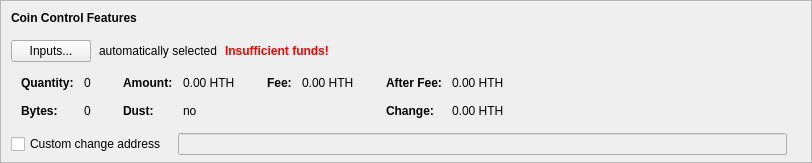
    <widget class="QFrame" name="frameCoinControl">
     <property name="sizePolicy">
      <sizepolicy hsizetype="Expanding" vsizetype="Expanding">
       <horstretch>0</horstretch>
       <verstretch>0</verstretch>
      </sizepolicy>
     </property>
     <property name="maximumSize">
      <size>
       <width>16777215</width>
       <height>16777215</height>
      </size>
     </property>
     <property name="frameShape">
      <enum>QFrame::StyledPanel</enum>
     </property>
     <property name="frameShadow">
      <enum>QFrame::Sunken</enum>
     </property>
     <layout class="QVBoxLayout" name="verticalLayoutCoinControl2">
      <property name="spacing">
       <number>0</number>
      </property>
      <property name="leftMargin">
       <number>0</number>
      </property>
      <property name="topMargin">
       <number>0</number>
      </property>
      <property name="rightMargin">
       <number>0</number>
      </property>
      <property name="bottomMargin">
       <number>6</number>
      </property>
      <item>
       <layout class="QVBoxLayout" name="verticalLayoutCoinControl" stretch="0,0,0,0,1">
        <property name="spacing">
         <number>0</number>
        </property>
        <property name="leftMargin">
         <number>10</number>
        </property>
        <property name="topMargin">
         <number>10</number>
        </property>
        <item>
         <layout class="QHBoxLayout" name="horizontalLayoutCoinControl1">
          <property name="bottomMargin">
           <number>15</number>
          </property>
          <item>
           <widget class="QLabel" name="labelCoinControlFeatures">
            <property name="sizePolicy">
             <sizepolicy hsizetype="Preferred" vsizetype="Maximum">
              <horstretch>0</horstretch>
              <verstretch>0</verstretch>
             </sizepolicy>
            </property>
            <property name="font">
             <font>
              <weight>75</weight>
              <bold>true</bold>
             </font>
            </property>
            <property name="styleSheet">
             <string notr="true">font-weight:bold;</string>
            </property>
            <property name="text">
             <string>Coin Control Features</string>
            </property>
           </widget>
          </item>
         </layout>
        </item>
        <item>
         <layout class="QHBoxLayout" name="horizontalLayoutCoinControl2" stretch="0,0,0,0">
          <property name="spacing">
           <number>8</number>
          </property>
          <property name="bottomMargin">
           <number>10</number>
          </property>
          <item>
           <widget class="QPushButton" name="pushButtonCoinControl">
            <property name="styleSheet">
             <string notr="true"/>
            </property>
            <property name="text">
             <string>Inputs...</string>
            </property>
            <property name="autoDefault">
             <bool>false</bool>
            </property>
           </widget>
          </item>
          <item>
           <widget class="QLabel" name="labelCoinControlAutomaticallySelected">
            <property name="text">
             <string>automatically selected</string>
            </property>
            <property name="margin">
             <number>5</number>
            </property>
           </widget>
          </item>
          <item>
           <widget class="QLabel" name="labelCoinControlInsuffFunds">
            <property name="font">
             <font>
              <weight>75</weight>
              <bold>true</bold>
             </font>
            </property>
            <property name="styleSheet">
             <string notr="true">color:red;font-weight:bold;</string>
            </property>
            <property name="text">
             <string>Insufficient funds!</string>
            </property>
            <property name="margin">
             <number>5</number>
            </property>
           </widget>
          </item>
          <item>
           <spacer name="horizontalSpacerCoinControl">
            <property name="orientation">
             <enum>Qt::Horizontal</enum>
            </property>
            <property name="sizeHint" stdset="0">
             <size>
              <width>40</width>
              <height>1</height>
             </size>
            </property>
           </spacer>
          </item>
         </layout>
        </item>
        <item>
         <widget class="QWidget" name="widgetCoinControl" native="true">
          <property name="sizePolicy">
           <sizepolicy hsizetype="Preferred" vsizetype="Preferred">
            <horstretch>0</horstretch>
            <verstretch>0</verstretch>
           </sizepolicy>
          </property>
          <property name="minimumSize">
           <size>
            <width>0</width>
            <height>0</height>
           </size>
          </property>
          <property name="styleSheet">
           <string notr="true"/>
          </property>
          <layout class="QHBoxLayout" name="horizontalLayoutCoinControl5">
           <property name="leftMargin">
            <number>0</number>
           </property>
           <property name="topMargin">
            <number>0</number>
           </property>
           <property name="rightMargin">
            <number>0</number>
           </property>
           <property name="bottomMargin">
            <number>0</number>
           </property>
           <item>
            <layout class="QHBoxLayout" name="horizontalLayoutCoinControl3" stretch="0,0,0,1">
             <property name="spacing">
              <number>20</number>
             </property>
             <property name="topMargin">
              <number>0</number>
             </property>
             <property name="bottomMargin">
              <number>10</number>
             </property>
             <item>
              <layout class="QFormLayout" name="formLayoutCoinControl1">
               <property name="horizontalSpacing">
                <number>10</number>
               </property>
               <property name="verticalSpacing">
                <number>14</number>
               </property>
               <property name="leftMargin">
                <number>10</number>
               </property>
               <property name="topMargin">
                <number>4</number>
               </property>
               <property name="rightMargin">
                <number>6</number>
               </property>
               <item row="0" column="0">
                <widget class="QLabel" name="labelCoinControlQuantityText">
                 <property name="font">
                  <font>
                   <weight>75</weight>
                   <bold>true</bold>
                  </font>
                 </property>
                 <property name="text">
                  <string>Quantity:</string>
                 </property>
                 <property name="margin">
                  <number>0</number>
                 </property>
                </widget>
               </item>
               <item row="0" column="1">
                <widget class="QLabel" name="labelCoinControlQuantity">
                 <property name="cursor">
                  <cursorShape>IBeamCursor</cursorShape>
                 </property>
                 <property name="contextMenuPolicy">
                  <enum>Qt::ActionsContextMenu</enum>
                 </property>
                 <property name="text">
                  <string notr="true">0</string>
                 </property>
                 <property name="margin">
                  <number>0</number>
                 </property>
                 <property name="textInteractionFlags">
                  <set>Qt::LinksAccessibleByMouse|Qt::TextSelectableByKeyboard|Qt::TextSelectableByMouse</set>
                 </property>
                </widget>
               </item>
               <item row="1" column="0">
                <widget class="QLabel" name="labelCoinControlBytesText">
                 <property name="font">
                  <font>
                   <weight>75</weight>
                   <bold>true</bold>
                  </font>
                 </property>
                 <property name="text">
                  <string>Bytes:</string>
                 </property>
                </widget>
               </item>
               <item row="1" column="1">
                <widget class="QLabel" name="labelCoinControlBytes">
                 <property name="cursor">
                  <cursorShape>IBeamCursor</cursorShape>
                 </property>
                 <property name="contextMenuPolicy">
                  <enum>Qt::ActionsContextMenu</enum>
                 </property>
                 <property name="text">
                  <string notr="true">0</string>
                 </property>
                 <property name="textInteractionFlags">
                  <set>Qt::LinksAccessibleByMouse|Qt::TextSelectableByKeyboard|Qt::TextSelectableByMouse</set>
                 </property>
                </widget>
               </item>
              </layout>
             </item>
             <item>
              <layout class="QFormLayout" name="formLayoutCoinControl2">
               <property name="horizontalSpacing">
                <number>10</number>
               </property>
               <property name="verticalSpacing">
                <number>14</number>
               </property>
               <property name="leftMargin">
                <number>6</number>
               </property>
               <property name="topMargin">
                <number>4</number>
               </property>
               <property name="rightMargin">
                <number>6</number>
               </property>
               <item row="0" column="0">
                <widget class="QLabel" name="labelCoinControlAmountText">
                 <property name="font">
                  <font>
                   <weight>75</weight>
                   <bold>true</bold>
                  </font>
                 </property>
                 <property name="text">
                  <string>Amount:</string>
                 </property>
                 <property name="margin">
                  <number>0</number>
                 </property>
                </widget>
               </item>
               <item row="0" column="1">
                <widget class="QLabel" name="labelCoinControlAmount">
                 <property name="cursor">
                  <cursorShape>IBeamCursor</cursorShape>
                 </property>
                 <property name="contextMenuPolicy">
                  <enum>Qt::ActionsContextMenu</enum>
                 </property>
                 <property name="text">
                  <string notr="true">0.00 HTH</string>
                 </property>
                 <property name="textInteractionFlags">
                  <set>Qt::LinksAccessibleByMouse|Qt::TextSelectableByKeyboard|Qt::TextSelectableByMouse</set>
                 </property>
                </widget>
               </item>
               <item row="1" column="0">
                <widget class="QLabel" name="labelCoinControlLowOutputText">
                 <property name="font">
                  <font>
                   <weight>75</weight>
                   <bold>true</bold>
                  </font>
                 </property>
                 <property name="text">
                  <string>Dust:</string>
                 </property>
                </widget>
               </item>
               <item row="1" column="1">
                <widget class="QLabel" name="labelCoinControlLowOutput">
                 <property name="cursor">
                  <cursorShape>IBeamCursor</cursorShape>
                 </property>
                 <property name="contextMenuPolicy">
                  <enum>Qt::ActionsContextMenu</enum>
                 </property>
                 <property name="text">
                  <string notr="true">no</string>
                 </property>
                 <property name="textInteractionFlags">
                  <set>Qt::LinksAccessibleByMouse|Qt::TextSelectableByKeyboard|Qt::TextSelectableByMouse</set>
                 </property>
                </widget>
               </item>
              </layout>
             </item>
             <item>
              <layout class="QFormLayout" name="formLayoutCoinControl3">
               <property name="horizontalSpacing">
                <number>10</number>
               </property>
               <property name="verticalSpacing">
                <number>14</number>
               </property>
               <property name="leftMargin">
                <number>6</number>
               </property>
               <property name="topMargin">
                <number>4</number>
               </property>
               <property name="rightMargin">
                <number>6</number>
               </property>
               <item row="0" column="0">
                <widget class="QLabel" name="labelCoinControlFeeText">
                 <property name="font">
                  <font>
                   <weight>75</weight>
                   <bold>true</bold>
                  </font>
                 </property>
                 <property name="text">
                  <string>Fee:</string>
                 </property>
                 <property name="margin">
                  <number>0</number>
                 </property>
                </widget>
               </item>
               <item row="0" column="1">
                <widget class="QLabel" name="labelCoinControlFee">
                 <property name="cursor">
                  <cursorShape>IBeamCursor</cursorShape>
                 </property>
                 <property name="contextMenuPolicy">
                  <enum>Qt::ActionsContextMenu</enum>
                 </property>
                 <property name="text">
                  <string notr="true">0.00 HTH</string>
                 </property>
                 <property name="textInteractionFlags">
                  <set>Qt::LinksAccessibleByMouse|Qt::TextSelectableByKeyboard|Qt::TextSelectableByMouse</set>
                 </property>
                </widget>
               </item>
              </layout>
             </item>
             <item>
              <layout class="QFormLayout" name="formLayoutCoinControl4">
               <property name="horizontalSpacing">
                <number>10</number>
               </property>
               <property name="verticalSpacing">
                <number>14</number>
               </property>
               <property name="leftMargin">
                <number>6</number>
               </property>
               <property name="topMargin">
                <number>4</number>
               </property>
               <property name="rightMargin">
                <number>6</number>
               </property>
               <item row="0" column="0">
                <widget class="QLabel" name="labelCoinControlAfterFeeText">
                 <property name="font">
                  <font>
                   <weight>75</weight>
                   <bold>true</bold>
                  </font>
                 </property>
                 <property name="text">
                  <string>After Fee:</string>
                 </property>
                 <property name="margin">
                  <number>0</number>
                 </property>
                </widget>
               </item>
               <item row="0" column="1">
                <widget class="QLabel" name="labelCoinControlAfterFee">
                 <property name="cursor">
                  <cursorShape>IBeamCursor</cursorShape>
                 </property>
                 <property name="contextMenuPolicy">
                  <enum>Qt::ActionsContextMenu</enum>
                 </property>
                 <property name="text">
                  <string notr="true">0.00 HTH</string>
                 </property>
                 <property name="textInteractionFlags">
                  <set>Qt::LinksAccessibleByMouse|Qt::TextSelectableByKeyboard|Qt::TextSelectableByMouse</set>
                 </property>
                </widget>
               </item>
               <item row="1" column="0">
                <widget class="QLabel" name="labelCoinControlChangeText">
                 <property name="font">
                  <font>
                   <weight>75</weight>
                   <bold>true</bold>
                  </font>
                 </property>
                 <property name="text">
                  <string>Change:</string>
                 </property>
                </widget>
               </item>
               <item row="1" column="1">
                <widget class="QLabel" name="labelCoinControlChange">
                 <property name="cursor">
                  <cursorShape>IBeamCursor</cursorShape>
                 </property>
                 <property name="contextMenuPolicy">
                  <enum>Qt::ActionsContextMenu</enum>
                 </property>
                 <property name="text">
                  <string notr="true">0.00 HTH</string>
                 </property>
                 <property name="textInteractionFlags">
                  <set>Qt::LinksAccessibleByMouse|Qt::TextSelectableByKeyboard|Qt::TextSelectableByMouse</set>
                 </property>
                </widget>
               </item>
              </layout>
             </item>
            </layout>
           </item>
          </layout>
         </widget>
        </item>
        <item>
         <layout class="QHBoxLayout" name="horizontalLayoutCoinControl4" stretch="0,0,0">
          <property name="spacing">
           <number>12</number>
          </property>
          <property name="sizeConstraint">
           <enum>QLayout::SetDefaultConstraint</enum>
          </property>
          <property name="topMargin">
           <number>5</number>
          </property>
          <property name="rightMargin">
           <number>5</number>
          </property>
          <item>
           <widget class="QCheckBox" name="checkBoxCoinControlChange">
            <property name="toolTip">
             <string>If this is activated, but the change address is empty or invalid, change will be sent to a newly generated address.</string>
            </property>
            <property name="text">
             <string>Custom change address</string>
            </property>
           </widget>
          </item>
          <item>
           <widget class="QValidatedLineEdit" name="lineEditCoinControlChange">
            <property name="enabled">
             <bool>false</bool>
            </property>
            <property name="sizePolicy">
             <sizepolicy hsizetype="Expanding" vsizetype="Fixed">
              <horstretch>0</horstretch>
              <verstretch>0</verstretch>
             </sizepolicy>
            </property>
           </widget>
          </item>
          <item>
           <widget class="QLabel" name="labelCoinControlChangeLabel">
            <property name="sizePolicy">
             <sizepolicy hsizetype="Preferred" vsizetype="Expanding">
              <horstretch>0</horstretch>
              <verstretch>0</verstretch>
             </sizepolicy>
            </property>
            <property name="minimumSize">
             <size>
              <width>0</width>
              <height>0</height>
             </size>
            </property>
            <property name="text">
             <string/>
            </property>
            <property name="margin">
             <number>3</number>
            </property>
           </widget>
          </item>
         </layout>
        </item>
        <item>
         <spacer name="verticalSpacerCoinControl">
          <property name="orientation">
           <enum>Qt::Vertical</enum>
          </property>
          <property name="sizeHint" stdset="0">
           <size>
            <width>800</width>
            <height>1</height>
           </size>
          </property>
         </spacer>
        </item>
       </layout>
      </item>
     </layout>
    </widget>
